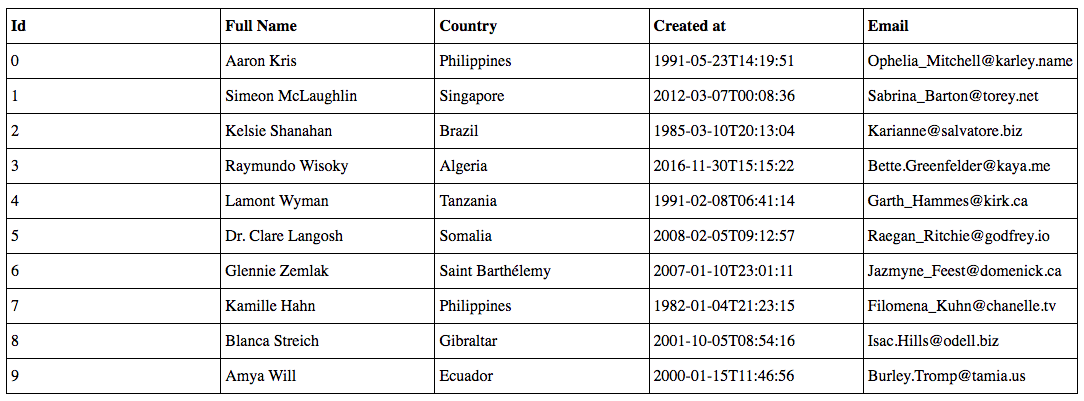
#> input picture Images/grid_table01.png, 1084 x 401 px
$ jupyter execute --allow-errors tables_with_grid.ipynb
#> lines starting #> are read from the running program, lines starting #| are printed output that depends on the picture; after the words box and inside, x2 and y2 are one past the last pixel; in counts of white or black regions, pixels touching at a corner belong together
[cell 1]
import pandas as pd
import numpy as np
import matplotlib.pyplot as plt

import os
from pprint import pprint

import cv2
import pytesseract
pytesseract.pytesseract.tesseract_cmd = 'C:\\Program Files\\Tesseract-OCR\\tesseract.exe'

[cell 2]
def display_image(image, figsize=(15,10)):
    fig = plt.figure(figsize=figsize)
    ax = fig.add_subplot(111)
    ax.imshow(image)

[cell 3]
image = cv2.imread('Images/grid_table01.png', cv2.IMREAD_GRAYSCALE)
#> image: shape (401, 1084); min 0, max 255, mean 235.7
blurred = cv2.GaussianBlur(image, (17,17), cv2.BORDER_CONSTANT)
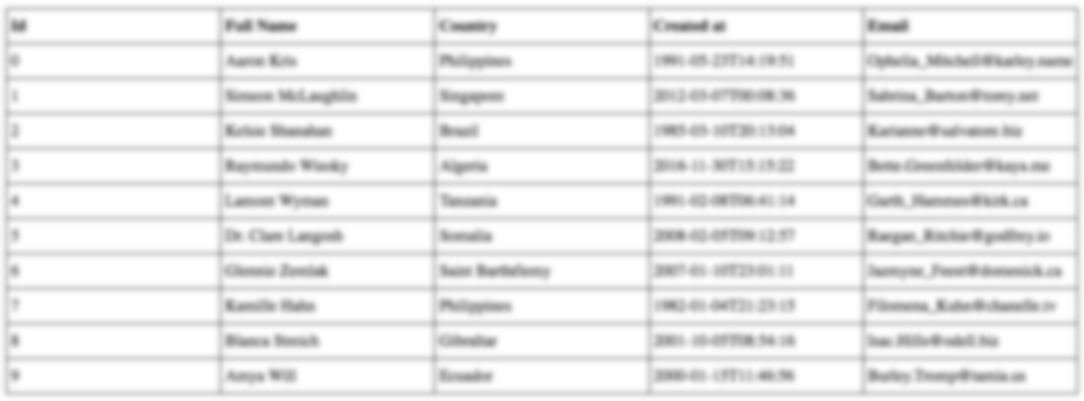
#> blurred: shape (401, 1084); min 128, max 255, mean 235.6

[cell 4]
display_image(blurred)

[cell 5]
threshold_image = cv2.adaptiveThreshold(~blurred, 255, cv2.ADAPTIVE_THRESH_MEAN_C, cv2.THRESH_BINARY, 15, -2)
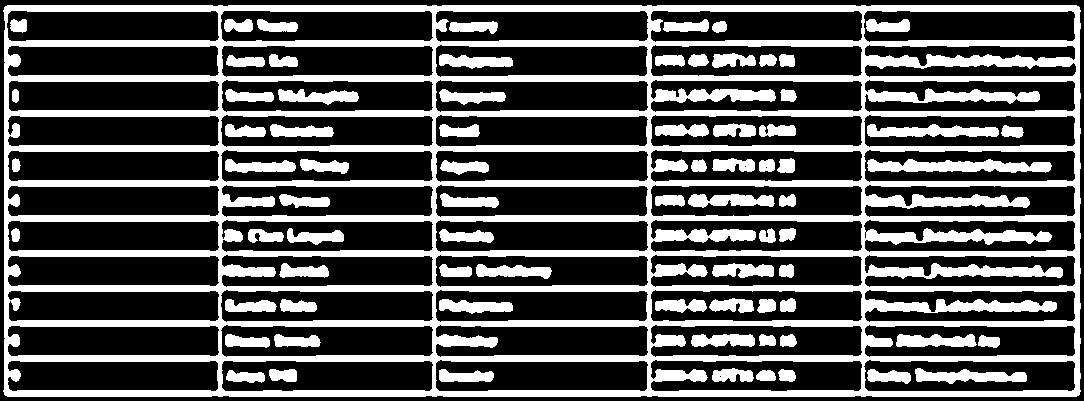
#> threshold_image: shape (401, 1084); 32.5% white; 76 white regions, largest, box (x1, y1, x2, y2) and area: (3, 5, 1081, 397) 109082, (867, 159, 1052, 173) 1770, (867, 124, 999, 137) 1212
display_image(threshold_image)

### Get the contours from the image

[cell 6]
vertical = horizontal = threshold_image.copy()
SCALE = 5

image_width, image_height = horizontal.shape
#> image_width = 401; image_height = 1084
horizontal_kernel = cv2.getStructuringElement(cv2.MORPH_RECT, (int(image_width / SCALE), 1))
horizontally_opened = cv2.morphologyEx(threshold_image, cv2.MORPH_OPEN, horizontal_kernel)
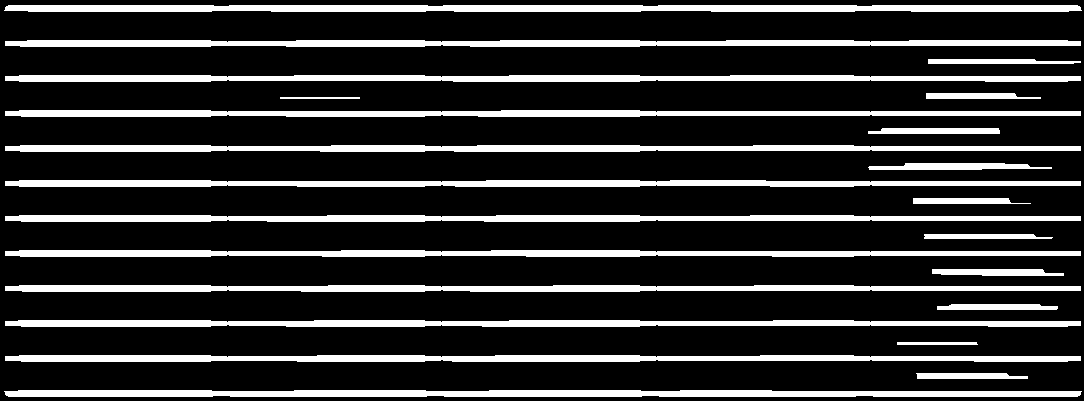
#> horizontally_opened: shape (401, 1084); 19.5% white; 23 white regions, largest, box (x1, y1, x2, y2) and area: (4, 5, 1082, 12) 7218, (4, 390, 1082, 397) 6952, (5, 40, 1081, 47) 6612
vertical_kernel = cv2.getStructuringElement(cv2.MORPH_RECT, (1, int(image_height / SCALE)))
#> vertical_kernel = 216 values from 1 to 1
vertically_opened = cv2.morphologyEx(threshold_image, cv2.MORPH_OPEN, vertical_kernel)
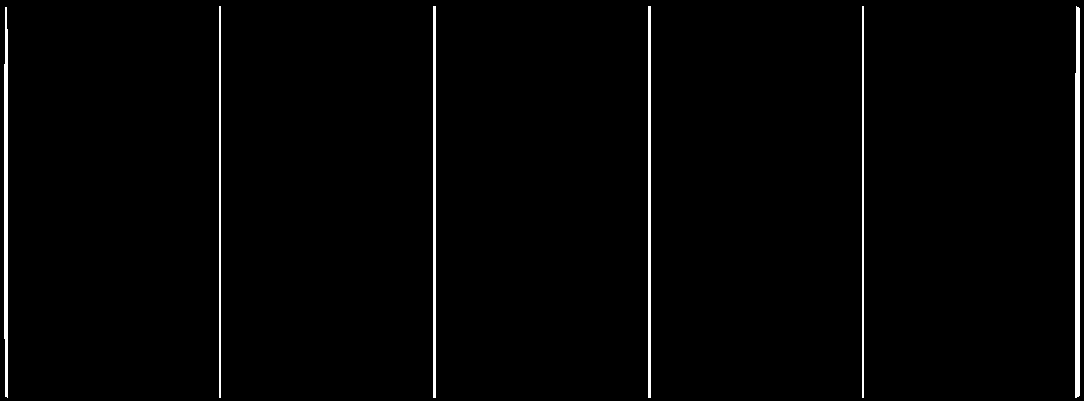
#> vertically_opened: shape (401, 1084); 1.7% white; 6 white regions, box (x1, y1, x2, y2) and area: (1075, 6, 1080, 398) 1885, (4, 7, 8, 398) 1424, (433, 6, 436, 398) 1176, (648, 6, 651, 398) 1176, (219, 6, 221, 398) 784, (862, 6, 864, 398) 784

horizontally_dilated = cv2.dilate(horizontally_opened, cv2.getStructuringElement(cv2.MORPH_RECT, (40, 1)))
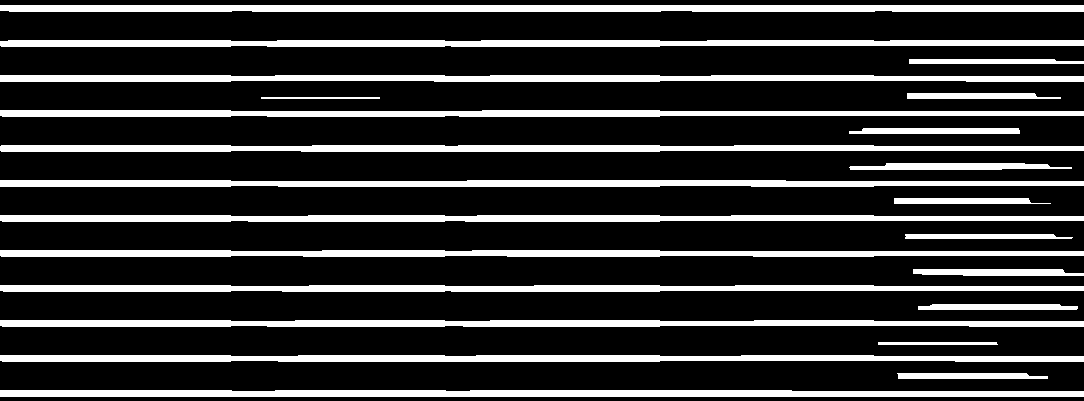
#> horizontally_dilated: shape (401, 1084); 20.9% white; 23 white regions, largest, box (x1, y1, x2, y2) and area: (0, 5, 1084, 12) 7511, (0, 390, 1084, 397) 7229, (0, 40, 1084, 47) 6968
vertically_dilated = cv2.dilate(vertically_opened, cv2.getStructuringElement(cv2.MORPH_RECT, (1, 60)))
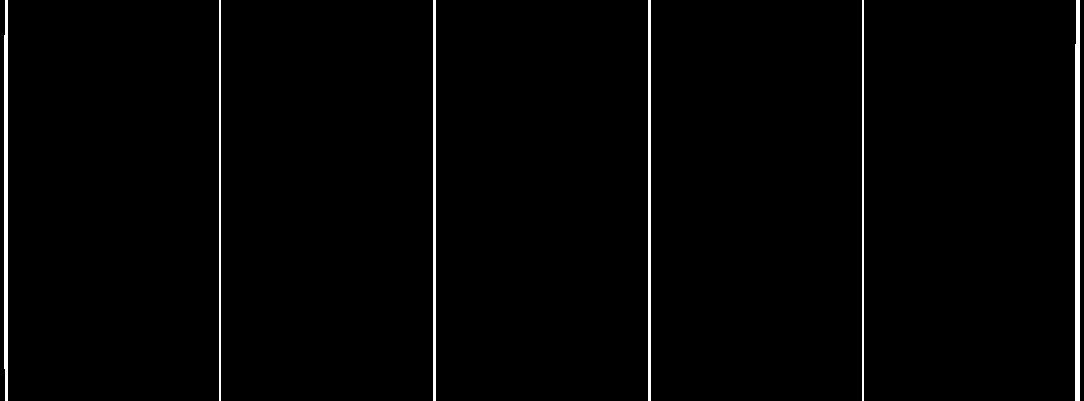
#> vertically_dilated: shape (401, 1084); 1.7% white; 6 white regions

mask = horizontally_dilated + vertically_dilated
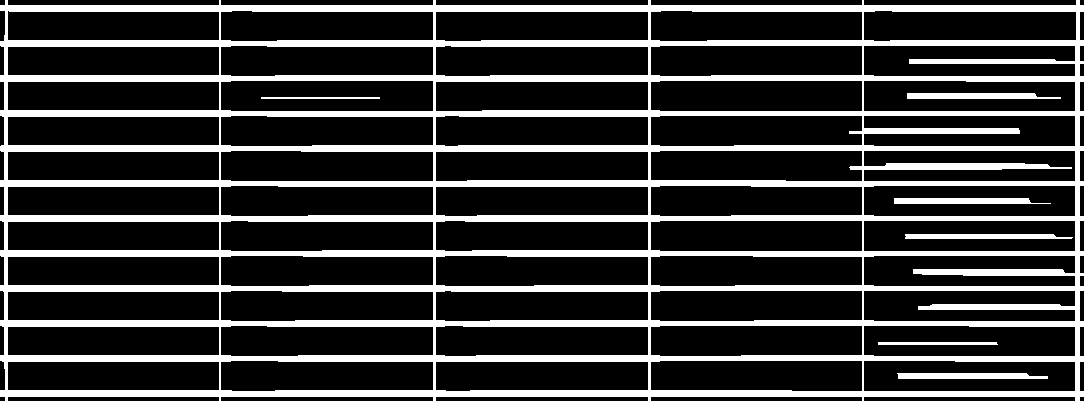
#> mask: shape (401, 1084); min 0, max 255, mean 56.8
contours, heirarchy = cv2.findContours(
    mask, cv2.RETR_TREE, cv2.CHAIN_APPROX_SIMPLE)
#> contours = 62 contours; largest, box (x1, y1, x2, y2) and area: (0, 0, 1084, 401) 420924, (220, 80, 434, 112) 6580, (863, 220, 1076, 252) 6570, (650, 220, 863, 252) 6551, (650, 80, 863, 112) 6551

#### Extracting Tables

[cell 7]
image.shape
#> Out = (401, 1084)

[cell 8]
MIN_TABLE_AREA = 1e5
table_contours = [c for c in contours if cv2.contourArea(c) > MIN_TABLE_AREA]
#> table_contours = 1 contour; box (x1, y1, x2, y2) and area: (0, 0, 1084, 401) 420924
perimeter_lengths = [cv2.arcLength(c, True) for c in table_contours]
#> perimeter_lengths = [3203.4]
epsilons = [0.1 * p for p in perimeter_lengths]
#> epsilons = [320.3]
approx_polys = [cv2.approxPolyDP(c, e, True) for c, e in zip(table_contours, epsilons)]
#> approx_polys = [[[0, 5], [5, 400], [1083, 396], [1079, 0]]]

# approx_rects = [p for p in approx_polys if len(p) == 4]
bounding_rects = [cv2.boundingRect(a) for a in approx_polys]
#> bounding_rects = [(0, 0, 1084, 401)]

# The link where a lot of this code was borrowed from recommends an
# additional step to check the number of "joints" inside this bounding rectangle.
# A table should have a lot of intersections. We might have a rectangular image
# here though which would only have 4 intersections, 1 at each corner.
# Leaving that step as a future TODO if it is ever necessary.
tables = [image[y:y+h, x:x+w] for x, y, w, h in bounding_rects]
#> tables = 1 item

[cell 9]
display_image((tables[0]))

### Identifing cells in the table

[cell 10]
vertical = horizontal = threshold_image.copy()
SCALE = 5

image_width, image_height = horizontal.shape
horizontal_kernel = cv2.getStructuringElement(cv2.MORPH_RECT, (int(image_width / SCALE), 1))
horizontally_opened = cv2.morphologyEx(threshold_image, cv2.MORPH_OPEN, horizontal_kernel)
vertical_kernel = cv2.getStructuringElement(cv2.MORPH_RECT, (1, int(image_height / SCALE)))
vertically_opened = cv2.morphologyEx(threshold_image, cv2.MORPH_OPEN, vertical_kernel)

horizontally_dilated = cv2.dilate(horizontally_opened, cv2.getStructuringElement(cv2.MORPH_RECT, (40, 1)))
vertically_dilated = cv2.dilate(vertically_opened, cv2.getStructuringElement(cv2.MORPH_RECT, (1, 60)))

mask = horizontally_dilated + vertically_dilated
contours, heirarchy = cv2.findContours(
    mask, cv2.RETR_TREE, cv2.CHAIN_APPROX_SIMPLE)

[cell 11]
perimeter_lengths = [cv2.arcLength(c, True) for c in contours]
#> perimeter_lengths = 62 values, max 3203.4 at index 0, min 238 at index 51, mean 536.1
epsilons = [0.05 * p for p in perimeter_lengths]
#> epsilons = 62 values, max 160.2 at index 0, min 11.9 at index 51, mean 26.81
approx_polys = [cv2.approxPolyDP(c, e, True) for c, e in zip(contours, epsilons)]
#> approx_polys = 62 contours, 11 with area under 20; largest, box (x1, y1, x2, y2) and area: (0, 0, 1084, 401) 426567, (863, 220, 1076, 252) 6331, (863, 361, 1076, 392) 6225, (863, 81, 1076, 112) 6225, (220, 80, 434, 111) 6149

# Filter out contours that aren't rectangular. Those that aren't rectangular
# are probably noise.
approx_rects = [p for p in approx_polys if len(p) == 4]
#> approx_rects = 51 contours; largest, box (x1, y1, x2, y2) and area: (0, 0, 1084, 401) 426567, (863, 220, 1076, 252) 6331, (863, 361, 1076, 392) 6225, (863, 81, 1076, 112) 6225, (220, 80, 434, 111) 6149
bounding_rects = [cv2.boundingRect(a) for a in approx_polys]
#> bounding_rects = 62 items, first 6: (0, 0, 1084, 401), (435, 361, 214, 30), (7, 361, 213, 30), (863, 361, 213, 31), (897, 373, 151, 6), (650, 360, 213, 31)

[cell 12]
len(bounding_rects)
#> Out = 62

[cell 13]
# Filter out rectangles that are too narrow or too short.
MIN_RECT_WIDTH = 40
MIN_RECT_HEIGHT = 10
bounding_rects = [
    r for r in bounding_rects if MIN_RECT_WIDTH < r[2] and MIN_RECT_HEIGHT < r[3]
]
#> bounding_rects = 56 items, first 6: (0, 0, 1084, 401), (435, 361, 214, 30), (7, 361, 213, 30), (863, 361, 213, 31), (650, 360, 213, 31), (220, 361, 214, 30)

len(bounding_rects)
#> Out = 56

[cell 14]
# The largest bounding rectangle is assumed to be the entire table.
# Remove it from the list. We don't want to accidentally try to OCR the entire table.

largest_rect = max(bounding_rects, key=lambda r: r[2] * r[3])
#> largest_rect = (0, 0, 1084, 401)
bounding_rects = [b for b in bounding_rects if b is not largest_rect]
#> bounding_rects = 55 items, first 6: (435, 361, 214, 30), (7, 361, 213, 30), (863, 361, 213, 31), (650, 360, 213, 31), (220, 361, 214, 30), (7, 326, 213, 30)
len(bounding_rects)
#> Out = 55

[cell 15]
cells = [c for c in bounding_rects]
#> cells has the same summary as bounding_rects

[cell 16]
def cell_in_same_row(c1, c2):
    c1_center = c1[1] + c1[3] - c1[3] / 2
    c2_bottom = c2[1] + c2[3]
    c2_top = c2[1]
    return c2_top < c1_center < c2_bottom

orig_cells = [c for c in cells]
#> orig_cells has the same summary as bounding_rects
rows = []
while cells:
    first = cells[0]
    rest = cells[1:]
    cells_in_same_row = sorted([c for c in rest if cell_in_same_row(c, first)],
                               key=lambda c: c[0])

    row_cells = sorted([first] + cells_in_same_row, key=lambda c: c[0])
    rows.append(row_cells)
    cells = [
        c for c in rest
        if not cell_in_same_row(c, first)
    ]
#> this loop made 11 passes
#> first on passes 1 to 3: (435, 361, 214, 30), (7, 326, 213, 30), (7, 291, 213, 30)

#> (a cell that did not finish here is left out)

[cell 18]
def avg_height_of_center(row):
    centers = [y + h - h / 2 for x, y, w, h in row]
    return sum(centers) / len(centers)

rows.sort(key=avg_height_of_center)


cell_images_rows = []
table_data = {}
#> (the rest of this cell did not finish here and is left out)

#> (a cell that did not finish here is left out)

[cell 20]
display_image(image)

#> (a cell that did not finish here is left out)

#> (a cell that did not finish here is left out)

[cell 23]
custom_config = r'--oem 1 --psm 13 '

for row in cell_images_rows:
    cols = []
    for col in row:
        text = pytesseract.image_to_string(col, config=custom_config).strip()
        cols.append(text)
    print(cols)

$ run again, with Images/grid_table04.png copied over Images/grid_table01.png
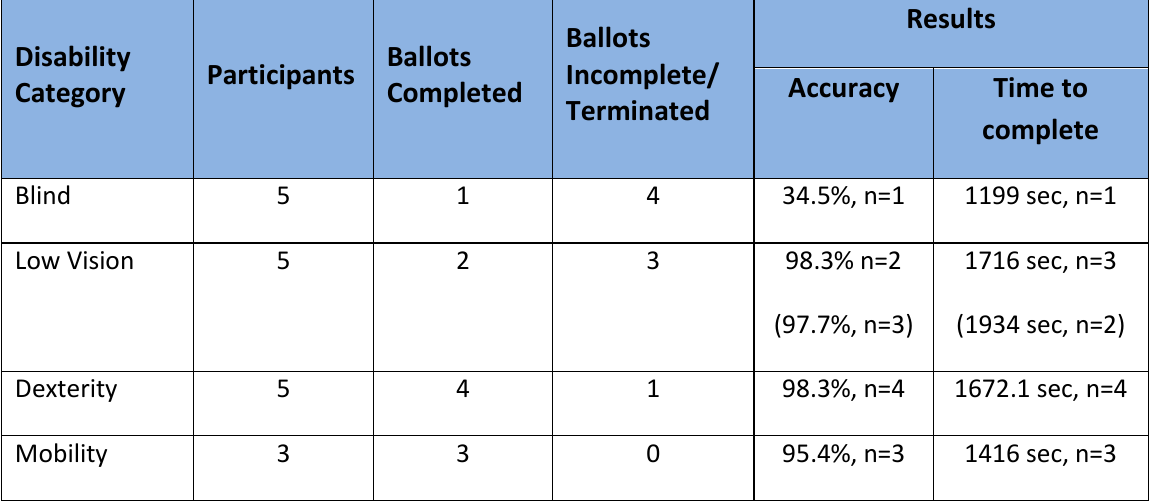
#> input picture Images/grid_table04.png, 1150 x 503 px
#> `threshold_image = cv2.adaptiveThreshold(~blurred, 255, cv2.ADAPTIVE_TH..`:
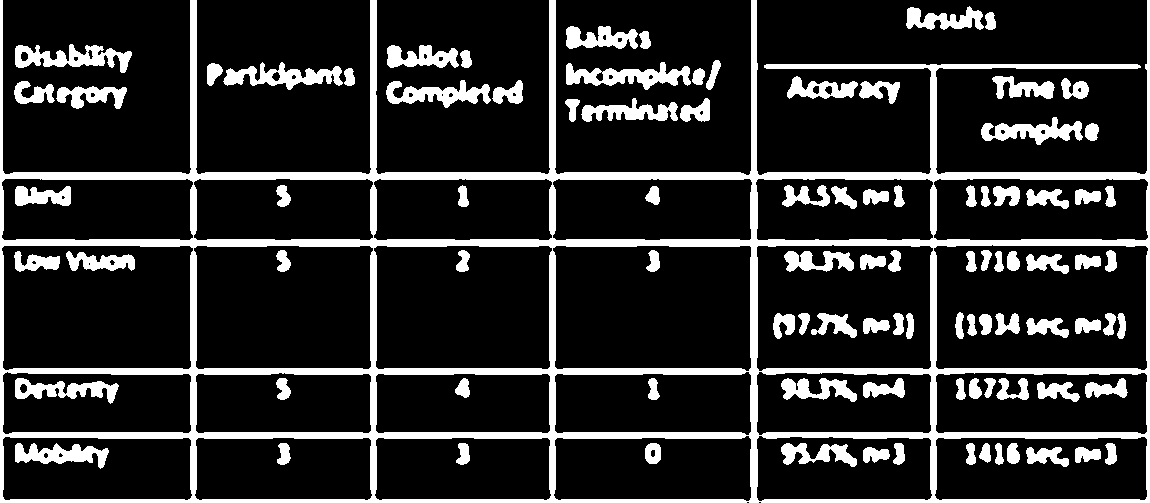
#> threshold_image: shape (503, 1150); 17.1% white; 96 white regions, largest, box (x1, y1, x2, y2) and area: (0, 0, 1150, 503) 56768, (566, 62, 691, 90) 1674, (15, 44, 132, 73) 1653
#> horizontally_opened: shape (503, 1150); 5.9% white; 6 white regions, box (x1, y1, x2, y2) and area: (0, 172, 1150, 180) 7934, (0, 240, 1150, 246) 6897, (0, 432, 1150, 438) 6593, (0, 368, 1150, 374) 6508, (0, 499, 1150, 503) 4462, (765, 64, 1142, 69) 1767
#> vertically_opened: shape (503, 1150); 2.6% white; 7 white regions, largest, box (x1, y1, x2, y2) and area: (751, 0, 757, 503) 3012, (190, 0, 197, 503) 2557, (549, 0, 556, 503) 2557
#> horizontally_dilated: shape (503, 1150); 6.1% white; 6 white regions, box (x1, y1, x2, y2) and area: (0, 172, 1150, 180) 8233, (0, 240, 1150, 246) 6900, (0, 432, 1150, 438) 6851, (0, 368, 1150, 374) 6829, (0, 499, 1150, 503) 4600, (746, 64, 1150, 69) 1963
#> vertically_dilated: shape (503, 1150); 2.8% white; 7 white regions
#> `mask = horizontally_dilated + vertically_dilated`:
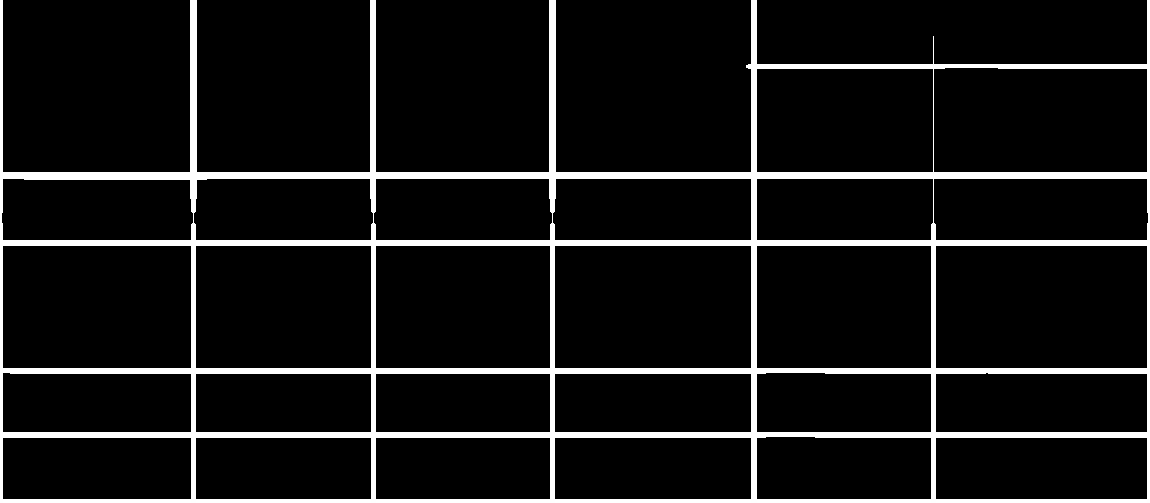
#> mask: shape (503, 1150); min 0, max 255, mean 22.2
#> contours = 27 contours; largest, box (x1, y1, x2, y2) and area: (0, 0, 1150, 503) 425894, (935, 245, 1148, 369) 26074, (554, 245, 752, 369) 24229, (2, 245, 192, 369) 23245, (933, 67, 1148, 173) 22307
#> table_contours = 1 contour; box (x1, y1, x2, y2) and area: (0, 0, 1150, 503) 425894
#> `perimeter_lengths = [cv2.arcLength(c, True) for c in table_contours]`: perimeter_lengths = [4862.6]
#> `epsilons = [0.1 * p for p in perimeter_lengths]`: epsilons = [486.3]
#> `approx_polys = [cv2.approxPolyDP(c, e, True) for c, e in zip(table_con..`: approx_polys = [[[0, 0], [1149, 502]]]
#> `bounding_rects = [cv2.boundingRect(a) for a in approx_polys]`: bounding_rects = [(0, 0, 1150, 503)]
#> tables = 1 item
#> `perimeter_lengths = [cv2.arcLength(c, True) for c in contours]`: perimeter_lengths = 27 values, max 4862.6 at index 0, min 465.7 at index 8, mean 691.9
#> `epsilons = [0.05 * p for p in perimeter_lengths]`: epsilons = 27 values, max 243.1 at index 0, min 23.28 at index 8, mean 34.6
#> `approx_polys = [cv2.approxPolyDP(c, e, True) for c, e in zip(contours,..`: approx_polys = 27 contours; largest, box (x1, y1, x2, y2) and area: (0, 0, 1150, 503) 576798, (935, 245, 1148, 369) 25743, (554, 245, 752, 369) 23913, (2, 245, 192, 369) 22937, (933, 68, 1148, 173) 21940
#> approx_rects has the same summary as approx_polys
#> `bounding_rects = [cv2.boundingRect(a) for a in approx_polys]`: bounding_rects = 27 items, first 6: (0, 0, 1150, 503), (935, 437, 213, 63), (554, 437, 198, 63), (375, 437, 176, 63), (195, 437, 177, 63), (2, 437, 190, 63)
#> `len(bounding_rects)`: Out = 27
#> largest_rect = (0, 0, 1150, 503)
#> `bounding_rects = [b for b in bounding_rects if b is not largest_rect]`: bounding_rects = 26 items, first 6: (935, 437, 213, 63), (554, 437, 198, 63), (375, 437, 176, 63), (195, 437, 177, 63), (2, 437, 190, 63), (756, 437, 176, 63)
#> `len(bounding_rects)`: Out = 26
#> `cells = [c for c in bounding_rects]`: cells has the same summary as bounding_rects
#> orig_cells has the same summary as bounding_rects
#> the loop `while cells:` made 5 passes
#> first on passes 1 to 3: (935, 437, 213, 63), (554, 373, 198, 60), (935, 245, 213, 124)
#> after the loop `while cells:`: rows = 5 items
